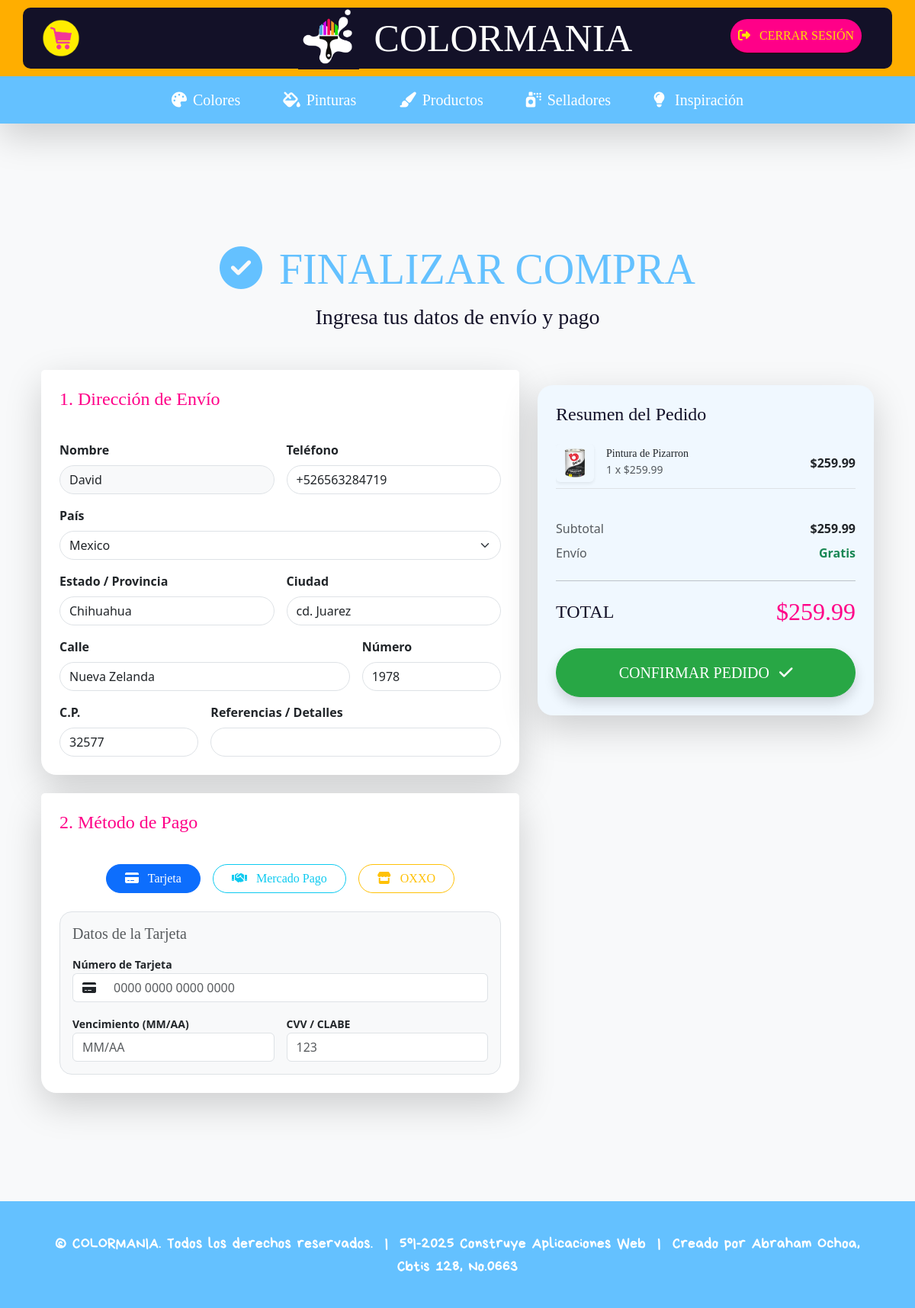
Page /realizar-pedido/ (signed in) on the committed database.
### colormania/models.py (models this page shows, shortened)
class Usuario(models.Model):
    nombre = models.CharField(max_length=50)
    apellido = models.CharField(max_length=50)
    email = models.EmailField(max_length=100)
    telefono = models.CharField(max_length=15)
    contraseña = models.CharField(max_length=128)
    pais = models.CharField(max_length=30, choices=[
        ('MEXICO', 'Mexico'),
        ('ESTADOS UNIDOS', 'Estados Unidos'),
        ('GUATEMALA', 'Guatemala'),
        ('EL SALVADOR', 'El Salvador'),
        ('HONDURAS', 'Honduras'),
        ('COSTA RICA', 'Costa Rica'),
        ('PANAMA', 'Panama'),
    ])
    estado = models.CharField(max_length=50)
    ciudad = models.CharField(max_length=50)
    codigo_postal = models.CharField(max_length=10)
    calle = models.CharField(max_length=50)
    num_domicilio = models.CharField(max_length=10)
    detalles = models.CharField(max_length=250, default='INFORMACION DEL DOMICILIO')
    class Meta:
        verbose_name = "Usuario"
        verbose_name_plural = "Usuarios"

class ItemCarrito(models.Model):
    carrito = models.ForeignKey(Carrito, on_delete=models.CASCADE, related_name='items')
    producto = models.ForeignKey(Producto, on_delete=models.SET_NULL, null=True, blank=True)
    sellador = models.ForeignKey(Sellador, on_delete=models.SET_NULL, null=True, blank=True)
    personalizado = models.ForeignKey(Personalizado, on_delete=models.SET_NULL, null=True, blank=True)
    cantidad = models.PositiveIntegerField(default=1, validators=[MinValueValidator(1)])
    @property
    def objeto_relacionado(self):
        if self.producto: return self.producto
        if self.sellador: return self.sellador
        if self.personalizado: return self.personalizado
        return None
    @property
    def precio_unitario(self):
        obj = self.objeto_relacionado
        return obj.precio if obj else Decimal(0)
    @property
    def subtotal(self):
        return self.precio_unitario * self.cantidad
    class Meta:
        verbose_name = "Item del Carrito"
        verbose_name_plural = "Items del Carrito"

class Producto(models.Model):
    nombre = models.CharField(max_length=100)
    foto_producto = models.ImageField(upload_to='img_productos/', blank=True, null=True)
    descripcion = models.CharField(max_length=250)
    precio = models.DecimalField(max_digits=20, decimal_places=2)
    stock = models.IntegerField()
    class Meta:
        verbose_name = "Producto"
        verbose_name_plural = "Productos"

class Carrito(models.Model):
    usuario = models.OneToOneField('Usuario', on_delete=models.CASCADE, related_name='carrito')
    creado_en = models.DateTimeField(auto_now_add=True)
    actualizado_en = models.DateTimeField(auto_now=True)
    @property
    def total(self):
        total = sum(item.subtotal for item in self.items.all())
        return total
    class Meta:
        verbose_name = "Carrito"
        verbose_name_plural = "Carritos"

### colormania/views.py (the view, shortened to what this page needs)
# urls.py: path('realizar-pedido/', views.realizar_pedido, name='realizar_pedido'),
def realizar_pedido(request):
    usuario = _get_usuario(request)
    if not usuario:
        messages.error(request, "Debes iniciar sesión para finalizar la compra.")
        return redirect('login_usuario')
    try:
        carrito = Carrito.objects.get(usuario=usuario)
        if not carrito.items.exists():
            messages.error(request, "Tu carrito está vacío.")
            return redirect('ver_productos')
    except Carrito.DoesNotExist:
        return redirect('ver_productos')
    paises_choices = Usuario._meta.get_field('pais').choices
    return render(request, 'colormania/user/realizar_pedido.html', {
        'usuario': usuario,
        'carrito': carrito,
        'paises_choices': paises_choices
    })

### colormania/views.py (called while the page is built)
def _get_usuario(request):
    usuario_id = request.session.get('usuario_id')
    if not usuario_id: return None
    try:
        return Usuario.objects.get(id=usuario_id)
    except Usuario.DoesNotExist:
        return None

### colormania/templates/colormania/user/realizar_pedido.html (shortened to what this page needs)
{% extends 'colormania/base.html' %}
{% load static %}
{% block content %}
<div class="container py-5 mt-5">
    <div class="text-center mb-5">
        <h1 class="bobby display-4" style="color: #64c1ff;">
            <i class="fas fa-check-circle me-2"></i> FINALIZAR COMPRA
        </h1>
        <p class="lead bobby fs-3" style="color: #131128;">
            Ingresa tus datos de envío y pago
        </p>
    </div>
    <form method="POST" action="">
        <div class="row">
            <div class="col-lg-7 mb-4">
                <div class="card shadow-lg border-0 mb-4" style="border-radius: 20px;">
                    <div class="card-header bg-white border-0 pt-4 px-4">
                        <h4 class="bobby" style="color: #ff0088;">1. Dirección de Envío</h4>
                    </div>
                    <div class="card-body p-4">
                        <div class="row g-3">
                            <div class="col-md-6">
                                <label class="form-label fw-bold">Nombre</label>
                                <input type="text" class="form-control rounded-pill bg-light" value="{{ usuario.nombre }}" readonly>
                            </div>
                            <div class="col-md-6">
                                <label class="form-label fw-bold">Teléfono</label>
                                <input type="text" name="telefono" class="form-control rounded-pill" value="{{ usuario.telefono }}" required>
                            </div>
                            <div class="col-md-12">
                                <label class="form-label fw-bold">País</label>
                                <select name="pais" class="form-select rounded-pill">
                                    {% for codigo, nombre in paises_choices %}
                                        <option value="{{ codigo }}" {% if usuario.pais == codigo %}selected{% endif %}>{{ nombre }}</option>
                                    {% endfor %}
                                </select>
                            </div>
                            <div class="col-md-6">
                                <label class="form-label fw-bold">Estado / Provincia</label>
                                <input type="text" name="estado" class="form-control rounded-pill" value="{{ usuario.estado }}" required>
                            </div>
                            <div class="col-md-6">
                                <label class="form-label fw-bold">Ciudad</label>
                                <input type="text" name="ciudad" class="form-control rounded-pill" value="{{ usuario.ciudad }}" required>
                            </div>
                            <div class="col-md-8">
                                <label class="form-label fw-bold">Calle</label>
                                <input type="text" name="calle" class="form-control rounded-pill" value="{{ usuario.calle }}" required>
                            </div>
                            <div class="col-md-4">
                                <label class="form-label fw-bold">Número</label>
                                <input type="text" name="num_domicilio" class="form-control rounded-pill" value="{{ usuario.num_domicilio }}" required>
                            </div>
                            <div class="col-md-4">
                                <label class="form-label fw-bold">C.P.</label>
                                <input type="text" name="codigo_postal" class="form-control rounded-pill" value="{{ usuario.codigo_postal }}" required>
                            </div>
                            <div class="col-md-8">
                                <label class="form-label fw-bold">Referencias / Detalles</label>
                                <input type="text" name="detalles" class="form-control rounded-pill" value="{{ usuario.detalles }}">
                            </div>
                        </div>
                    </div>
                </div>
                <div class="card shadow-lg border-0" style="border-radius: 20px;">
                    <div class="card-header bg-white border-0 pt-4 px-4">
                        <h4 class="bobby" style="color: #ff0088;">2. Método de Pago</h4>
                    </div>
                    <div class="card-body p-4">
                        <div class="d-flex gap-3 justify-content-center mb-4 flex-wrap">
                            <label class="btn btn-outline-primary rounded-pill px-4 bobby" for="pago_tarjeta">
                                <i class="fas fa-credit-card me-2"></i> Tarjeta
                            </label>
                            <label class="btn btn-outline-info rounded-pill px-4 bobby" for="pago_mercadopago">
                                <i class="fas fa-handshake me-2"></i> Mercado Pago
                            </label>
                            <label class="btn btn-outline-warning rounded-pill px-4 bobby" for="pago_oxxo">
                                <i class="fas fa-store me-2"></i> OXXO
                            </label>
                        </div>
                        <div id="seccion-tarjeta" class="bg-light p-3 rounded-4 border">
                            <h5 class="bobby mb-3 text-muted">Datos de la Tarjeta</h5>
                            <div class="row g-3">
                                <div class="col-12">
                                    <label class="small fw-bold">Número de Tarjeta</label>
                                    <div class="input-group">
                                        <span class="input-group-text bg-white border-end-0"><i class="fas fa-credit-card"></i></span>
                                        <input type="text" name="numero_tarjeta" class="form-control border-start-0" placeholder="0000 0000 0000 0000" maxlength="19">
                                    </div>
                                </div>
                                <div class="col-6">
                                    <label class="small fw-bold">Vencimiento (MM/AA)</label>
                                    <input type="text" name="fecha_vencimiento" class="form-control" placeholder="MM/AA" maxlength="5">
                                </div>
                                <div class="col-6">
                                    <label class="small fw-bold">CVV / CLABE</label>
                                    <input type="password" name="clabe" class="form-control" placeholder="123" maxlength="4">
                                </div>
                            </div>
                        </div>
                    </div>
                </div>
            </div>
            <div class="col-lg-5">
                <div class="card shadow-lg border-0" style="top: 20px; border-radius: 20px; background-color: #f0f8ff;">
                    <div class="card-body p-4">
                        <h4 class="bobby mb-4" style="color: #131128;">Resumen del Pedido</h4>
                        <div class="mb-4" style="max-height: 300px; overflow-y: auto;">
                            {% for item in carrito.items.all %}
                            <div class="d-flex align-items-center mb-3 border-bottom pb-2">
                                <div class="me-3">
                                    {% if item.producto %}
                                        <img src="{{ item.producto.foto_producto.url }}" class="rounded shadow-sm" width="50" height="50" style="object-fit: cover;">
                                    {% elif item.sellador %}
                                        <img src="{{ item.sellador.foto_sellador.url }}" class="rounded shadow-sm" width="50" height="50" style="object-fit: cover;">
                                    {% elif item.personalizado %}
                                        <img src="{{ item.personalizado.pintura.foto_pintura.url }}" class="rounded shadow-sm" width="50" height="50" style="object-fit: cover;">
                                    {% endif %}
                                </div>
                                <div class="flex-grow-1">
                                    <h6 class="mb-0 bobby small text-truncate" style="max-width: 150px;">
                                        {% if item.producto %}{{ item.producto.nombre }}
                                        {% elif item.sellador %}{{ item.sellador.nombre }}
                                        {% elif item.personalizado %}{{ item.personalizado.pintura.nombre }} ({{ item.personalizado.color }})
                                        {% endif %}
                                    </h6>
                                    <small class="text-muted">{{ item.cantidad }} x ${{ item.precio_unitario }}</small>
                                </div>
                                <div class="fw-bold text-end">
                                    ${{ item.subtotal }}
                                </div>
                            </div>
                            {% endfor %}
                        </div>
                        <div class="d-flex justify-content-between mb-2">
                            <span class="text-muted">Subtotal</span>
                            <span class="fw-bold">${{ carrito.total }}</span>
                        </div>
                        <div class="d-flex justify-content-between mb-4">
                            <span class="text-muted">Envío</span>
                            <span class="text-success fw-bold">Gratis</span>
                        </div>
                        <hr>
                        <div class="d-flex justify-content-between mb-4 align-items-center">
                            <span class="fs-4 bobby" style="color: #131128;">TOTAL</span>
                            <span class="fs-2 bobby" style="color: #ff0088;">${{ carrito.total }}</span>
                        </div>
                        <button type="submit" class="btn btn-success w-100 btn-lg rounded-pill shadow bobby py-3 transform-hover">
                            CONFIRMAR PEDIDO <i class="fas fa-check ms-2"></i>
                        </button>
                    </div>
                </div>
            </div>
        </div>
    </form>
</div>
{% endblock %}

### rows in the picture
Usuario: nombre "David", telefono "+526563284719", pais "Mexico", estado "Chihuahua", ciudad "cd. Juarez", calle "Nueva Zelanda", num_domicilio "1978", codigo_postal "32577"
ItemCarrito: producto.foto_producto (picture), producto.nombre "Pintura de Pizarron", cantidad "1", precio_unitario "259.99", subtotal "259.99"
Carrito: total "259.99"
